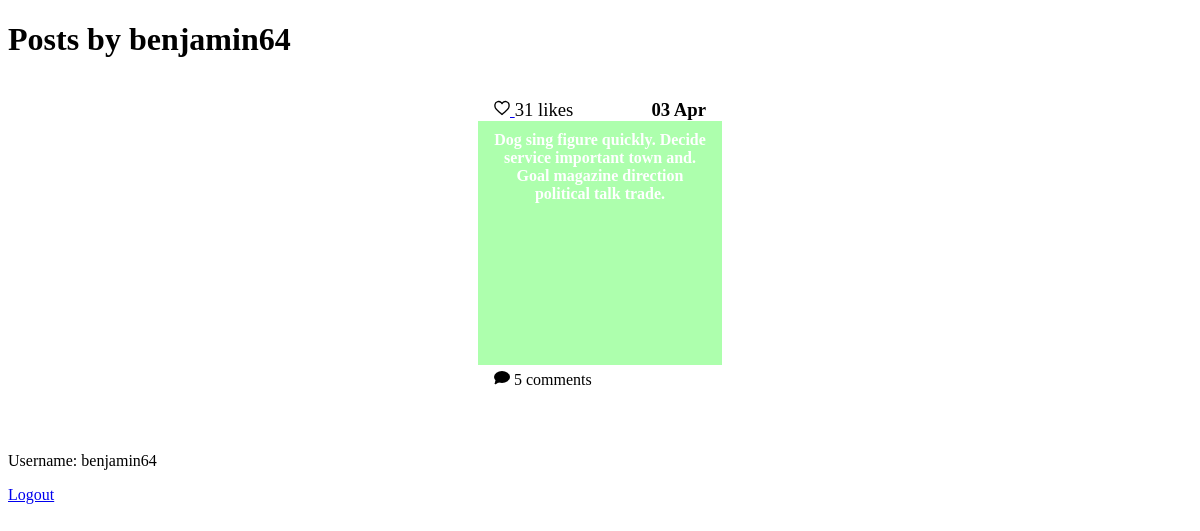
The app's page /view_profile (signed in) with its own data.
### tables this page shows
CREATE TABLE posts
(
    id INTEGER PRIMARY KEY AUTOINCREMENT,
    author TEXT NOT NULL,
    message TEXT NOT NULL,
    background TEXT NOT NULL,
    submission_time TEXT NOT NULL
);

### app.py (the view)
@app.route("/view_profile")
@login_required
def view_profile():
    db = get_db()
    posts = db.execute("""SELECT id, message, background, submission_time FROM posts WHERE author = ?;""",
                       (session["username"],)).fetchall()
    posts_formatted = []
    for post in posts:
        num_comments = db.execute("""SELECT COUNT(*)
                FROM comments
                WHERE post_id = ?;""", (post["id"],)).fetchone()["COUNT(*)"]
        is_liked = db.execute("""SELECT * FROM likes
                    WHERE post_id = ? AND liker = ?""", (post["id"], session["username"])).fetchone() is not None
        likes = db.execute("SELECT COUNT(*) AS 'likes' FROM likes WHERE post_id = ?;", (post["id"],)).fetchone()[
            "likes"]
        posts_formatted.append(
            {
                "id": post["id"],
                "message": post["message"],
                "background": post["background"],
                "submission_time": datetime.strptime(post["submission_time"], "%Y-%m-%d %H:%M:%S").strftime("%d %b"),
                "likes": likes,
                "is_liked": is_liked,
                "num_comments": num_comments
            }
        )
    return render_template("profile.html", posts=posts_formatted)

### app.py (called while the page is built)
@app.before_request
def load_logged_in_user():
    g.user = session.get("username", None)

def login_required(view):
    @wraps(view)
    def wrapped_view(**kwargs):
        if g.user is None:
            return redirect(url_for("login", next=request.url))
        return view(**kwargs)
    return wrapped_view

### database.py (called while the page is built)
def get_db():
    if "db" not in g:
        g.db = sqlite3.connect(DATABASE,
            detect_types=sqlite3.PARSE_DECLTYPES
        )
        g.db.row_factory = sqlite3.Row
    return g.db

### templates/profile.html
{% extends "base.html" %}
{% import 'macros.html' as macros %}
{% block stylesheets %}
    {{ macros.multiple_stylesheets(['root.css', 'home.css']) }}
{% endblock %}
{% block main_content %}
    <h1>Posts by {{ g.user }}</h1>
    <section id="posts">
        {% for post in posts %}
            {{ macros.render_post(post, 'view_profile') }}
        {% endfor %}
    </section>
{% endblock %}

### templates/base.html (shortened to what this page needs)
{% import 'macros.html' as macros %}
<!DOCTYPE html>
<html lang="en">
    <head>
        {% block stylesheets %}
        {% endblock %}
    </head>
    <body>
        <main>
            {% block main_content %}
            {% endblock %}
        </main>
        <footer>
            {% if g.user %}
                <p>Username: {{ g.user }}</p>
                <p><a href="{{ url_for('logout') }}">Logout</a></p>
            {% else %}
                <p><a href="{{ url_for('login') }}">Login</a></p>
                <p><a href="{{ url_for('register') }}">Register</a></p>
            {% endif %}
        </footer>
    </body>
</html>

### templates/macros.html (shortened to what this page needs)
{% macro multiple_stylesheets(file_names) %}
    {% for file_name in file_names %}
        <link rel="stylesheet" href="{{ url_for('static', filename='styles/' + file_name) }}" />
    {% endfor %}
{% endmacro %}
{% macro heart(color) %}
    <svg version="1.0" xmlns="http://www.w3.org/2000/svg" width="300" height="300" viewBox="0 0 300.000000 300.000000" preserveAspectRatio="xMidYMid " class="svg" style="width: 16px; height: 16px;">
        <g transform="translate(0.000000,300.000000) scale(0.100000,-0.100000)" fill="{{ color }}" stroke="#000000">
        <path d="M700 2699 c-282 -64 -479 -276 -521 -559 -12 -88 -7 -261 12 -380 10
        -63 45 -185 59 -205 4 -5 13 -26 20 -45 57 -145 258 -366 599 -660 93 -79 245
        -213 325 -284 38 -33 74 -65 80 -71 6 -5 60 -54 119 -108 l107 -99 107 99 c59
        54 113 103 119 108 6 6 42 38 80 71 80 71 232 205 325 284 341 294 542 515
        599 660 7 19 16 40 20 45 14 20 49 142 59 205 19 119 24 292 12 380 -43 289
        -243 499 -532 560 -162 34 -299 16 -456 -62 -98 -48 -237 -171 -293 -258 -18
        -28 -36 -50 -40 -50 -4 0 -22 22 -40 50 -17 27 -71 87 -119 132 -180 171 -412
        239 -641 187z" id="node1" class="node" stroke-width="250"></path>
        </g>
        <g transform="translate(0.000000,300.000000) scale(0.100000,-0.100000)" fill="#FFFFFF" stroke="none">
        </g>
    </svg>
{% endmacro %}
{% macro speech_bubble() %}
    <svg version="1.0" xmlns="http://www.w3.org/2000/svg" width="16" height="16" style="width:16px; height:16px;">
        <ellipse cx="8" cy="8" rx="7" ry="5"
            style="fill:black;stroke:black;stroke-width:2"></ellipse>
        <polygon points="1,15 3,8 14,8" style="fill:black;stroke:black;stroke-width:1"></polygon>
    </svg>
{% endmacro %}
{% macro render_post(post, next) %}
    <section class="post">
        <h3>{{ post.submission_time }}</h3>
        <p id="likes-and-submission-time">
            {% if post.is_liked %}
                <a href="{{ url_for('unlike_post', post_id=post.id, next=next) }}">{{ heart('#ff0000') }}</a>
            {% else %}
                <a href="{{ url_for('like_post', post_id=post.id, next=next) }}">{{ heart('#ffffff') }}</a>
            {%  endif %}
            {{ post.likes }} likes
        </p>
        <div style="background:{{ post.background }};">
            {{ post.message }}
        </div>
        <p id="comments">
            <a href="{{ url_for('view_comments', post_id=post['id']) }}">
                {{ speech_bubble() }} {{ post.num_comments }} comments
            </a>
        </p>
    </section>
{% endmacro %}

### static/styles/root.css (style rules this page uses)
:root { font-size: 16px; }

### static/styles/home.css (style rules this page uses)
#posts { display: flex; flex-wrap: wrap; justify-content: space-evenly; }
.post { display: grid; grid-template-areas: "likes date" "post post" "comments comments"; margin: 1.2em; }
.post > h3 { grid-area: date; margin: 0; padding-right: 1rem; text-align: right; }
#likes-and-submission-time { grid-area: likes; font-size: 1.17em; margin: 0; padding-left: 1rem; text-align: left; }
.post > div { grid-area: post; width: 14rem; height: 14rem; display: table-cell; padding: 10px; vertical-align: middle; text-align: center; font-weight: bold; color: white; }
#comments { grid-area: comments; min-height: 2rem; padding-left: 1rem; padding-top: 0.25rem; margin-top: 0; }
#comments a { color: black; text-decoration: none; }

### records on screen
posts: user "benjamin64", submission_time "03 Apr", likes "31", message "Dog sing figure quickly. Decide service important town and. Goal magazine direction political talk trade.", num_comments "5"
